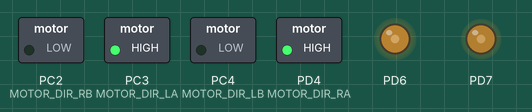
Recording of a program running on a simulated ATmega644, built with avr-gcc and emulated at 16 MHz. Parts: switched loads named in the program (green lamp = pin HIGH), output pins drawn as LEDs (lit = HIGH). At 1.0 s the program stops and its outputs stay as they are.

Above: at 0.1 s.
At 1.1 s:
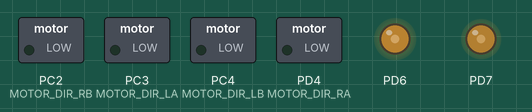
Timing chart, 0 to 2.5 s (numbered marks = the images above):
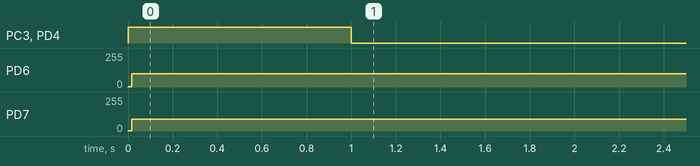

Measured:
- by itself, PC3 (MOTOR_DIR_LA), PD4 (MOTOR_DIR_RA): LOW → HIGH at 0.00 s, → LOW 1.0 s later
- by itself, PD6: 0/255 → 101/255 at 0.00 s
- by itself, PD7: 0/255 → 88/255 at 0.00 s

The program:

main.cpp
```cpp
/*
 * 06 Test cpp.cpp
 *
 * Created: 09.10.2020 20:57:05
 * Author : mschr
 */

#define F_CPU 16000000UL

#include <avr/io.h>
#include <util/delay.h>
#include "motor.h"

Motor Motors;

int main(void)
{
	Motors.speed(100, 100);
	Motors.direction(MOT_FWD, MOT_FWD);
	_delay_ms(1000);
	Motors.direction(MOT_BREAK, MOT_BREAK);

    /* Replace with your application code */
    while (1)
    {

    }
}
```

motor.cpp
```cpp
/*
 * motor.cpp
 *
 * Created: 09.10.2020 20:58:39
 *  Author: mschr
 */

#include <avr/io.h>
#include "motor.h"

#define MOTOR_DIR_RA	PIND4
#define MOTOR_DIR_RB	PINC2
#define MOTOR_DIR_LA	PINC3
#define MOTOR_DIR_LB	PINC4

// Konstructor
Motor::Motor()
{
	DDRC |= (1<<PINC2) | (1<<PINC3) | (1<<PINC4);
	DDRD |= (1<<PIND7) | (1<<PIND6) | (1<<PIND4);


	direction(MOT_BREAK, MOT_BREAK);

	// Motor PWM Treiber Timer2
	// Mode 3 Fast-PWM, Prescaler 8 f_pwm = 7812 HZ
	TCCR2A |= (1<<COM2A1) | (1<<COM0B1) | (1<<WGM21) | (1<<WGM20);
	TCCR2B |= (1<<CS22) | (1<<CS21) | (1<<CS20);
	//TIMSK2 |= (1<<TOIE2);
	OCR2A = 0x00;
	OCR2B = 0x00;

	Status.deltaLeft = MOTOR_DIFF_L;
}

// Destructor
Motor::~Motor()
{
	DDRC &= ~((1<<PINC2) | (1<<PINC3) | (1<<PINC4));
	DDRD &= ~((1<<PIND7) | (1<<PIND6) | (1<<PIND4));
}


void Motor::direction(uint8_t directionL, uint8_t directionR)
{
	/************************************************************************/
	/* Linker Motor                                                         */
	/************************************************************************/
	if (directionL == MOT_FWD)
	{
		PORTC |= (1<<MOTOR_DIR_LA);
		PORTC &= ~(1<<MOTOR_DIR_LB);
		Status.leftDir = MOT_FWD;
	}
	else if (directionL == MOT_REV)
	{
		PORTC |= (1<<MOTOR_DIR_LB);
		PORTC &= ~(1<<MOTOR_DIR_LA);
		Status.leftDir = MOT_REV;
	}
	else
	{
		PORTC &= ~( (1<<MOTOR_DIR_LA) | (1<<MOTOR_DIR_LB) );
		Status.leftDir = MOT_BREAK;
	}

	/************************************************************************/
	/* Rechter Motor                                                        */
	/************************************************************************/
	if (directionR == MOT_FWD)
	{
		PORTC &= ~(1<<MOTOR_DIR_RB);
		PORTD |= (1<<MOTOR_DIR_RA);
		Status.rightDir = MOT_FWD;
	}
	else if (directionR == MOT_REV)
	{
		PORTC |= (1<<MOTOR_DIR_RB);
		PORTD &= ~(1<<MOTOR_DIR_RA);
		Status.rightDir = MOT_REV;
	}
	else
	{
		PORTC &= ~(1<<MOTOR_DIR_RB);
		PORTD &= ~(1<<MOTOR_DIR_RA);
		Status.rightDir = MOT_BREAK;
	}

}

void Motor::speed(int16_t left, int16_t right)
{

	Status.speedRight = right;
	Status.speedLeft = left + Status.deltaLeft;

	if (Status.speedLeft  > 255)
	{
		Status.speedLeft  = 255;
	}
	else if (Status.speedLeft  < 0)
	{
		Status.speedLeft  = 0;
	}

	if (Status.speedRight > 255)
	{
		Status.speedRight = 255;
	}
	else if (Status.speedRight < 0)
	{
		Status.speedRight = 0;
	}

	// Set Left Motor Speed
	OCR2A = (uint8_t)Status.speedLeft;
	OCR2B = (uint8_t)Status.speedRight;
}
```

motor.h
```cpp
/*
* motor.h
*
* Created: 09.10.2020 20:58:52
*  Author: mschr
*/


#ifndef MOTOR_H_
#define MOTOR_H_

#include <stdint.h>

// SPEED @ 80 ca. 8cm/s
// SPEED @ 120 ca. 17,5cm/s

//#define TURN_SPEED 45
#define TURN_SPEED 100

#define MOT_BREAK	0
#define MOT_FWD		1
#define MOT_REV		2

#define BLOCKING 0
#define NO_BLOCKING 1

#define MOTOR_DIFF_L -13


#define ROTATE_90 370
#define ROTATE_180 800

class Motor
{
	private:

	struct {
		union {
			uint8_t byte;
			struct
			{
				uint8_t leftDir:2;
				uint8_t rightDir:2;
				uint8_t autoDrive:1;
				uint8_t reserve:3;
			};
		};

		int16_t speedLeft;
		int16_t speedRight;
		int8_t deltaLeft;
		int16_t encoder[2];
		uint16_t timer;
		float rotateGain;
		uint8_t rotateOffset;
	} Status;

	public:

	/*!
	@brief Motor Konstrukor
	*/
	Motor();

	~Motor();


	/*!
	@brief	Set motor direction

	\param	MOT_FWD, MOT_REV, MOT_BREAK
	\param	MOT_FWD, MOT_REV, MOT_BREAK
	*/
	void direction(uint8_t directionL, uint8_t directionR);


	/*!
	@brief	Set motor speed

	The motor turn at the desired speed at the direction set in
	funktion motor_direction()
	\param	0-255
	\param	0-255
	*/
	void speed(int16_t left, int16_t right);

};


#endif /* MOTOR_H_ */
```
